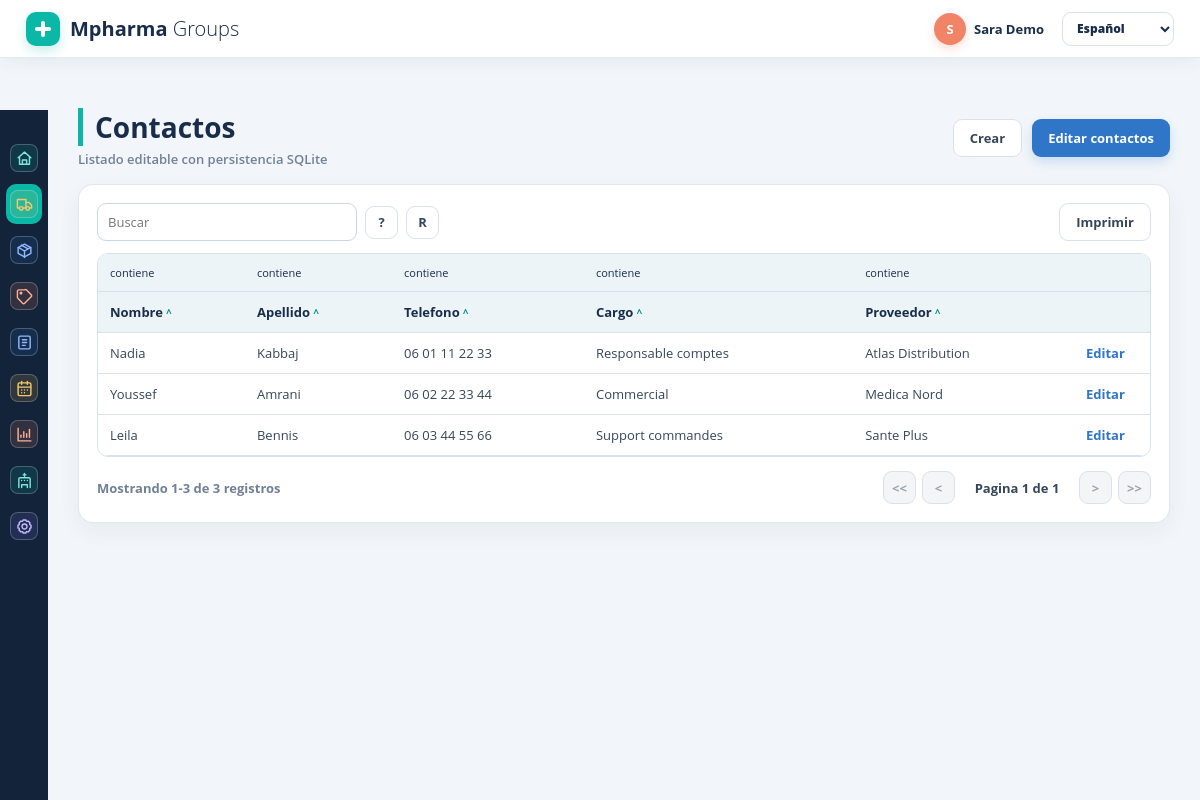
/contacts (signed in), run on the app's committed database.
### tables this page shows
CREATE TABLE contacts (
            id INTEGER PRIMARY KEY AUTOINCREMENT,
            first_name TEXT NOT NULL DEFAULT '', last_name TEXT NOT NULL DEFAULT '', phone TEXT NOT NULL DEFAULT '', title TEXT NOT NULL DEFAULT '', supplier TEXT NOT NULL DEFAULT ''
        );

### demo_site/app.py (the view)
    @app.route("/contacts", methods=["GET", "POST"])
    @login_required
    def contacts() -> object:
        return table_response("contacts")

### demo_site/app.py (called while the page is built)
def current_edit_url() -> str:
    args = request.args.to_dict(flat=True)
    args["edit"] = "1"
    query = urlencode(args)
    return f"{request.path}?{query}"

def format_bytes(size: int) -> str:
    units = ("B", "KB", "MB", "GB")
    value = float(size)
    unit = units[0]
    for unit in units:
        if value < 1024 or unit == units[-1]:
            break
        value /= 1024
    if value.is_integer():
        return f"{int(value)} {unit}"
    return f"{value:.1f} {unit}"

### demo_site/auth.py (called while the page is built)
def is_admin_user(user: Mapping[str, object] | None) -> bool:
    if not user:
        return False
    return bool(user.get("is_admin")) or str(user.get("role", "")).lower() in {
        "admin",
        "administrador",
        "administradora",
    }

def can_edit_table(user: Mapping[str, object] | None, table_key: str) -> bool:
    return is_admin_user(user) or table_key == "purchaseorders"

def visible_nav_items(user: Mapping[str, object] | None, nav_items: tuple) -> tuple:
    return nav_items

### demo_site/storage.py (called while the page is built)
def get_database_path() -> Path:
    configured = current_app.config.get("DATABASE")
    if configured:
        return Path(configured)
    return Path(current_app.root_path).parent / "data" / "nova_groups.sqlite3"

def get_db() -> sqlite3.Connection:
    if "db" not in g:
        path = get_database_path()
        path.parent.mkdir(parents=True, exist_ok=True)
        database_uri = "file:" + path.resolve().as_posix() + "?mode=rwc&nolock=1"
        connection = sqlite3.connect(database_uri, uri=True)
        connection.execute("PRAGMA journal_mode=OFF")
        connection.execute("PRAGMA synchronous=OFF")
        connection.row_factory = sqlite3.Row
        g.db = connection
    return g.db

def validate_table_key(table_key: str) -> None:
    if table_key not in EDITABLE_TABLE_KEYS:
        raise ValueError(f"Unsupported editable table: {table_key}")

def get_table_name(table_key: str) -> str:
    validate_table_key(table_key)
    return TABLE_NAME_MAP[table_key]

def get_visible_fields(table_key: str) -> tuple[str, ...]:
    validate_table_key(table_key)
    return tuple(key for key, _label in TABLES[table_key]["columns"])

def get_extra_fields(table_key: str) -> tuple[str, ...]:
    validate_table_key(table_key)
    return EXTRA_FIELDS.get(table_key, ())

def get_record_fields(table_key: str) -> tuple[str, ...]:
    return get_visible_fields(table_key) + get_extra_fields(table_key)

### demo_site/templates/table_page.html (shortened to what this page needs)
{% extends "base.html" %}
{% import "macros.html" as ui %}
{% block content %}
{% set action_url = url_for(table.create_endpoint) if table.create_endpoint else None %}
{% set edit_action_label = "Ver listado" if edit_mode else "Editar " ~ table.title|lower %}
{% set edit_action_url = list_url if edit_mode else edit_url %}
{{ ui.page_header(
  table.title,
  "Listado editable con persistencia SQLite",
  edit_action_label if can_edit else None,
  edit_action_url if can_edit else None,
  "Crear" if action_url and not edit_mode and can_edit else None,
  action_url if action_url and not edit_mode else None
) }}
{% if edit_mode %}
  <section class="block">
    <form class="bulk-upload bulk-upload-form" method="post" action="{{ list_url }}" enctype="multipart/form-data">
      <a class="btn btn-white" href="{{ url_for('table_import_template', table_key=table_key) }}">Plantilla Excel</a>
      <input class="input file-input" type="file" name="excel_file" accept=".xlsx,.xlsm">
      <button class="btn btn-white" type="submit" name="bulk_action" value="import_excel">Cargar Excel</button>
      <span class="bulk-upload__hint">Max. {{ upload_limit_label }}</span>
    </form>
    <form class="records-edit-form records-edit-form-{{ table_key }}" method="post" action="{{ edit_form_url }}">
      <div class="edit-toolbar">
        <button class="btn btn-white" type="button" data-select-toggle>Seleccionar todo</button>
        <button class="btn btn-danger" type="submit" name="row_action" value="delete_selected">Eliminar seleccionados</button>
      </div>
      <div class="table-wrap">
        <table class="data-table editable-table records-edit-table">
          <thead>
            <tr>
              <th class="select-col"></th>
              {% for key, label in table.columns %}
                <th>{{ label }}</th>
              {% endfor %}
            </tr>
          </thead>
          <tbody>
            {% for row in rows %}
              <tr>
                <input type="hidden" name="record_id" value="{{ row.id }}">
                <td class="row-select-cell">
                  <input class="row-select-checkbox" type="checkbox" name="selected_record_id" value="{{ row.id }}" aria-label="Seleccionar fila {{ loop.index }}">
                </td>
                {% for field in hidden_fields %}
                  <input type="hidden" name="record_{{ row.id }}_{{ field }}" value="{{ row.get(field, '') }}">
                {% endfor %}
                {% for key, label in table.columns %}
                  <td>
                    {% set suggestion_list = none %}
                    {% if table_key == "suppliers" and key == "name" %}
                      {% set suggestion_list = "supplier-name-options" %}
                    {% elif table_key == "products" and key == "supplier" %}
                      {% set suggestion_list = "product-supplier-options" %}
                    {% elif table_key == "products" and key == "name" %}
                      {% set suggestion_list = "product-name-options" %}
                    {% endif %}
                    {% if key in ['date', 'deadline', 'updated', 'birthdate'] %}
                      {{ ui.date_control("record_" ~ row.id ~ "_" ~ key, row.get(key, '')) }}
                    {% else %}
                      <input class="input" type="text" name="record_{{ row.id }}_{{ key }}" value="{{ row.get(key, '') }}"{% if suggestion_list %} list="{{ suggestion_list }}" autocomplete="off"{% endif %}>
                    {% endif %}
                  </td>
                {% endfor %}
              </tr>
            {% endfor %}
            <tr class="new-row">
              <td class="row-select-cell"></td>
              {% for key, label in table.columns %}
                <td>
                  {% set suggestion_list = none %}
                  {% if table_key == "suppliers" and key == "name" %}
                    {% set suggestion_list = "supplier-name-options" %}
                  {% elif table_key == "products" and key == "supplier" %}
                    {% set suggestion_list = "product-supplier-options" %}
                  {% elif table_key == "products" and key == "name" %}
                    {% set suggestion_list = "product-name-options" %}
                  {% endif %}
                  {% if key in ['date', 'deadline', 'updated', 'birthdate'] %}
                    {{ ui.date_control("new_" ~ key) }}
                  {% else %}
                    <input class="input" type="text" name="new_{{ key }}" placeholder="{{ 'Nuevo registro' if loop.first else label }}"{% if suggestion_list %} list="{{ suggestion_list }}" autocomplete="off"{% endif %}>
                  {% endif %}
                </td>
              {% endfor %}
              {% for field in hidden_fields %}
                <input type="hidden" name="new_{{ field }}" value="{{ '1' if archived else '0' }}">
              {% endfor %}
            </tr>
          </tbody>
        </table>
      </div>
      <div class="form-actions">
        <a class="btn btn-white" href="{{ list_url }}">Cancelar</a>
        <button class="btn btn-blue" type="submit">Guardar cambios</button>
      </div>
    </form>
    {% if table_key == "suppliers" %}
      <datalist id="supplier-name-options">
        {% for suggestion in supplier_suggestions %}
          <option value="{{ suggestion }}"></option>
        {% endfor %}
      </datalist>
    {% elif table_key == "products" %}
      <datalist id="product-supplier-options">
        {% for suggestion in supplier_suggestions %}
          <option value="{{ suggestion }}"></option>
        {% endfor %}
      </datalist>
      <datalist id="product-name-options">
        {% for suggestion in product_suggestions %}
          <option value="{{ suggestion }}"></option>
        {% endfor %}
      </datalist>
    {% endif %}
    {{ ui.pagination_controls(pagination) }}
  </section>
{% else %}
  {{ ui.render_table(table, rows, table_key, q, can_edit, pagination) }}
{% endif %}
{% endblock %}

### demo_site/templates/macros.html (shortened to what this page needs)
{% macro icon(name) -%}
  <span class="nav-icon nav-icon-{{ name }}" aria-hidden="true">
    <svg viewBox="0 0 24 24" fill="none" stroke="currentColor" stroke-width="2" stroke-linecap="round" stroke-linejoin="round">
      {% if name == "home" %}
        <path d="m3 11 9-8 9 8"></path>
        <path d="M5 10v10h14V10"></path>
        <path d="M9 20v-6h6v6"></path>
      {% elif name == "truck" %}
        <path d="M10 17h4V5H2v12h3"></path>
        <path d="M14 9h4l4 4v4h-3"></path>
        <circle cx="7.5" cy="17.5" r="2.5"></circle>
        <circle cx="16.5" cy="17.5" r="2.5"></circle>
      {% elif name == "box" %}
        <path d="m7.5 4.3 9 5.2"></path>
        <path d="M21 8 12 3 3 8v8l9 5 9-5Z"></path>
        <path d="m3.3 7.7 8.7 5 8.7-5"></path>
        <path d="M12 22V12.7"></path>
      {% elif name == "tag" %}
        <path d="M12.6 2.6H4a2 2 0 0 0-2 2v8.6a2 2 0 0 0 .6 1.4l6.8 6.8a2 2 0 0 0 2.8 0l9.2-9.2a2 2 0 0 0 0-2.8l-6.8-6.8a2 2 0 0 0-1.4-.6Z"></path>
        <circle cx="7" cy="7" r="1.2"></circle>
      {% elif name == "file" %}
        <rect width="16" height="18" x="4" y="3" rx="2"></rect>
        <path d="M9 8h6"></path>
        <path d="M9 12h6"></path>
        <path d="M9 16h4"></path>
      {% elif name == "calendar" %}
        <path d="M8 2v4"></path>
        <path d="M16 2v4"></path>
        <rect width="18" height="18" x="3" y="4" rx="2"></rect>
        <path d="M3 10h18"></path>
        <path d="M8 14h.01"></path>
        <path d="M12 14h.01"></path>
        <path d="M16 14h.01"></path>
        <path d="M8 18h.01"></path>
        <path d="M12 18h.01"></path>
      {% elif name == "chart" %}
        <path d="M3 3v18h18"></path>
        <path d="M7 16v-3"></path>
        <path d="M11 16V8"></path>
        <path d="M15 16v-5"></path>
        <path d="M19 16V5"></path>
      {% elif name == "users" %}
        <path d="M12 6V2"></path>
        <path d="M10 4h4"></path>
        <path d="M4 22V10a2 2 0 0 1 2-2h12a2 2 0 0 1 2 2v12"></path>
        <path d="M8 22v-4h8v4"></path>
        <path d="M8 12h.01"></path>
        <path d="M12 12h.01"></path>
        <path d="M16 12h.01"></path>
      {% elif name == "gear" %}
        <path d="M12 15.5a3.5 3.5 0 1 0 0-7 3.5 3.5 0 0 0 0 7Z"></path>
        <path d="M19.4 15a1.7 1.7 0 0 0 .3 1.9l.1.1-2.8 2.8-.1-.1a1.7 1.7 0 0 0-1.9-.3 1.7 1.7 0 0 0-1 1.6v.2h-4V21a1.7 1.7 0 0 0-1-1.6 1.7 1.7 0 0 0-1.9.3l-.1.1L4.2 17l.1-.1a1.7 1.7 0 0 0 .3-1.9A1.7 1.7 0 0 0 3 14H2.8v-4H3a1.7 1.7 0 0 0 1.6-1 1.7 1.7 0 0 0-.3-1.9L4.2 7 7 4.2l.1.1A1.7 1.7 0 0 0 9 4.6a1.7 1.7 0 0 0 1-1.6v-.2h4V3a1.7 1.7 0 0 0 1 1.6 1.7 1.7 0 0 0 1.9-.3l.1-.1L19.8 7l-.1.1a1.7 1.7 0 0 0-.3 1.9 1.7 1.7 0 0 0 1.6 1h.2v4H21a1.7 1.7 0 0 0-1.6 1Z"></path>
      {% endif %}
    </svg>
  </span>
{%- endmacro %}
{% macro page_header(title, subtitle=None, action_label=None, action_url=None, secondary_label=None, secondary_url=None) -%}
<div class="page-header">
  <div>
    <h1>{{ title }}</h1>
    {% if subtitle %}<p>{{ subtitle }}</p>{% endif %}
  </div>
  {% if (action_label and action_url) or (secondary_label and secondary_url) %}
    <div class="page-actions">
      {% if secondary_label and secondary_url %}
        <a class="btn btn-white" href="{{ secondary_url }}">{{ secondary_label }}</a>
      {% endif %}
      {% if action_label and action_url %}
        <a class="btn btn-blue" href="{{ action_url }}">{{ action_label }}</a>
      {% endif %}
    </div>
  {% endif %}
</div>
{%- endmacro %}
{% macro pagination_controls(pagination) -%}
<div class="pagination" aria-label="Paginacion">
  <span>
    {% if pagination.total %}
      Mostrando {{ pagination.start }}-{{ pagination.end }} de {{ pagination.total }} registros
    {% else %}
      0 registros
    {% endif %}
  </span>
  <div class="pagination-actions">
    {% if pagination.has_prev %}
      <a class="tool-btn" href="{{ pagination.first_url }}" title="Primera pagina">&lt;&lt;</a>
      <a class="tool-btn" href="{{ pagination.prev_url }}" title="Pagina anterior">&lt;</a>
    {% else %}
      <span class="tool-btn disabled" aria-disabled="true" title="Primera pagina">&lt;&lt;</span>
      <span class="tool-btn disabled" aria-disabled="true" title="Pagina anterior">&lt;</span>
    {% endif %}
    <span class="pagination-current">Pagina {{ pagination.page }} de {{ pagination.total_pages }}</span>
    {% if pagination.has_next %}
      <a class="tool-btn" href="{{ pagination.next_url }}" title="Pagina siguiente">&gt;</a>
      <a class="tool-btn" href="{{ pagination.last_url }}" title="Ultima pagina">&gt;&gt;</a>
    {% else %}
      <span class="tool-btn disabled" aria-disabled="true" title="Pagina siguiente">&gt;</span>
      <span class="tool-btn disabled" aria-disabled="true" title="Ultima pagina">&gt;&gt;</span>
    {% endif %}
  </div>
</div>
{%- endmacro %}
{% macro render_table(table, rows, table_key, q="", can_edit=false, pagination=None) -%}
{% set has_row_actions = can_edit and table_key in ["contacts", "purchaseorders"] %}
<section class="block">
  <div class="block-toolbar">
    <form class="search-form" method="get">
      <input class="input input-search" type="search" name="q" value="{{ q }}" placeholder="Buscar">
      <button class="tool-btn" type="submit" title="Buscar">?</button>
      <a class="tool-btn" href="{{ request.path }}" title="Recargar">R</a>
    </form>
    <a class="btn btn-white" href="javascript:window.print()">Imprimir</a>
  </div>
  <div class="table-wrap">
    <table class="data-table">
      <thead>
        <tr class="filter-row">
          {% for key, label in table.columns %}
            <th><span>contiene</span></th>
          {% endfor %}
          {% if has_row_actions %}<th></th>{% endif %}
        </tr>
        <tr>
          {% for key, label in table.columns %}
            {% set direction = "desc" if request.args.get("sort") == key and request.args.get("direction") != "desc" else "asc" %}
            <th>
              <a href="{{ request.path }}?q={{ q }}&sort={{ key }}&direction={{ direction }}">
                {{ label }} <span class="sort-mark">^</span>
              </a>
            </th>
          {% endfor %}
          {% if has_row_actions %}<th class="actions-col"></th>{% endif %}
        </tr>
      </thead>
      <tbody>
        {% for row in rows %}
          <tr>
            {% for key, label in table.columns %}
              {% if table_key == "purchaseorders" and key == "number" %}
                <td><a class="row-action" href="{{ request.path }}?selected_order={{ row.get(key) }}">{{ row.get(key) }}</a></td>
              {% elif key in ["date", "deadline", "updated", "birthdate"] %}
                <td>{{ row.get(key)|date_display }}</td>
              {% else %}
                <td>{{ row.get(key) }}</td>
              {% endif %}
            {% endfor %}
            {% if can_edit and table_key == "contacts" %}
              <td><a class="row-action" href="{{ url_for('contact_create') }}">Editar</a></td>
            {% elif can_edit and table_key == "purchaseorders" %}
              <td><a class="row-action" href="{{ url_for('purchaseorder_edit', order_id=row.number) }}">Editar</a></td>
            {% endif %}
          </tr>
        {% else %}
          <tr><td colspan="{{ table.columns|length + (1 if has_row_actions else 0) }}" class="empty">Sin resultados</td></tr>
        {% endfor %}
      </tbody>
    </table>
  </div>
  {% if pagination %}{{ pagination_controls(pagination) }}{% endif %}
</section>
{%- endmacro %}

### data on the page
contacts: get "Nadia" "Kabbaj" "06 01 11 22 33" "Responsable comptes" "Atlas Distribution"
contacts: get "Youssef" "Amrani" "06 02 22 33 44" "Commercial" "Medica Nord"
contacts: get "Leila" "Bennis" "06 03 44 55 66" "Support commandes" "Sante Plus"

### other printed values
{{ brand.strong }} "Mpharma"
{{ brand.light }} "Groups"
{{ current_user.name[:1] }} "S"
{{ current_user.name }} "Sara Demo"
{{ title }} "Contactos"
{{ subtitle }} "Listado editable con persistencia SQLite"
{{ secondary_label }} "Crear"
{{ action_label }} "Editar contactos"
{{ label }} "Nombre" "Apellido" "Telefono" "Cargo" "Proveedor"
{{ pagination.start }} "1"
{{ pagination.end }} "3"
{{ pagination.total }} "3"
{{ pagination.page }} "1"
{{ pagination.total_pages }} "1"
